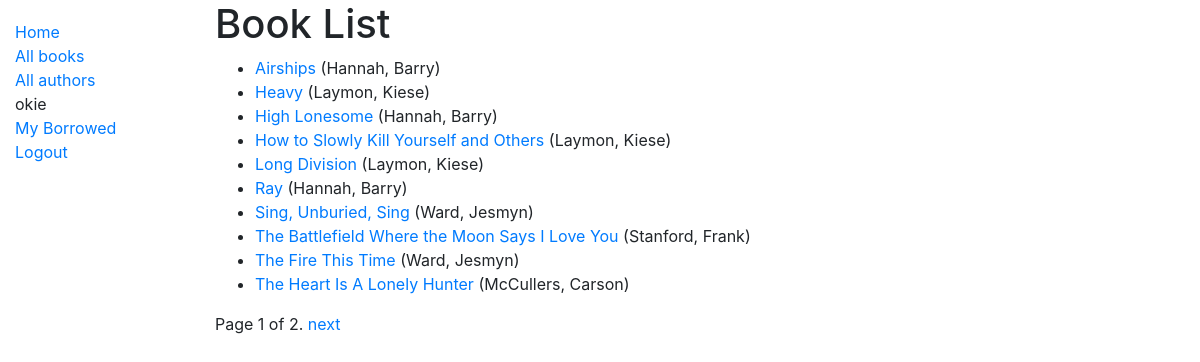
Screenshot of /catalog/books/ (signed in) with the database file from the repository.
### catalog/models.py (models this page shows, shortened)
class Book(models.Model):
	title = models.CharField(max_length=200)
	author = models.ForeignKey('Author', on_delete=models.SET_NULL, null=True)
	summary = models.TextField(max_length=1000, help_text='Enter a brief description of the book')
	isbn = models.CharField('ISBN', max_length=13, unique=True, help_text='13 character unique ISBN number')
	genre = models.ManyToManyField(Genre, help_text='Select a genre for this book')
	language = models.ForeignKey('Language', on_delete=models.SET_NULL, null=True)
	class Meta:
		ordering = ['title', 'author']
	def get_absolute_url(self):
		return reverse('book_detail', args=[str(self.id)])
	def display_genre(self):
		"""Create a string for the Genre. This is required to display genre in admin site."""
		return ', '.join(genre.name for genre in self.genre.all()[:3])
	display_genre.short_description = 'Genre'

class Author(models.Model):
	first_name = models.CharField(max_length=100)
	last_name = models.CharField(max_length=100)
	date_of_birth = models.DateField(null=True, blank=True)
	date_of_death = models.DateField('Died', null=True, blank=True)
	class Meta:
		ordering = ['last_name', 'first_name']
	def __str__(self):
		return f'{self.last_name}, {self.first_name}'

### catalog/views.py (the view)
# urls.py: path('books/', views.BookListView.as_view(), name='books'),
class BookListView(LoginRequiredMixin, generic.ListView):
	model = Book
	paginate_by = 10

### catalog/templates/catalog/book_list.html
{% extends "base_generic.html" %}
{% block content %}
	<h1>Book List</h1>
	{% if book_list %}
	<ul>
		{% for book in book_list %}
			<li>
				<a href="{{ book.get_absolute_url }}">{{ book.title }}</a> ({{book.author}})
			</li>
		{% endfor %}
	</ul>
	{% else %}
	<p>There are no books in the library.</p>
	{% endif %}
{% endblock %}

### catalog/templates/base_generic.html (shortened to what this page needs)
<!DOCTYPE html>
<html lang="en">
<head>
  	<link rel="stylesheet" href="https://stackpath.bootstrapcdn.com/bootstrap/4.1.3/css/bootstrap.min.css">
  	{% load static %}
  	<link rel="stylesheet" href="{% static 'css/styles.css' %}">
</head>
<body>
	<div class="container-fluid">
		<div class="row">
			<div class="col-sm-2">
			{% block sidebar %}
				<ul class="sidebar-nav">
					<li><a href="{% url 'index' %}">Home</a></li>
					<li><a href="{% url 'books' %}">All books</a></li>
          			<li><a href="{% url 'authors' %}">All authors</a></li>
          			{% if user.is_authenticated %}
          				<li>{{ user.get_username }}</li>
          				<li><a href="{% url 'my-borrowed' %}">My Borrowed</a></li>
          				<li><a href="{% url 'logout'%}?next={{request.path}}">Logout</a></li>
          			{% else %}
          				<li><a href="{% url 'login'%}?next={{request.path}}">Login</a></li>
          			{% endif %}
				</ul>
			{% endblock %}
			</div>
			<div class="col-sm-10 ">
				{% block content %}
				{% endblock %}
				{% block pagination %}
				    {% if is_paginated %}
				        <div class="pagination">
				            <span class="page-links">
				                <span class="page-current">
				                    Page {{ page_obj.number }} of {{ page_obj.paginator.num_pages }}.
				                </span>
				                {% if page_obj.has_next %}
				                    <a href="{{ request.path }}?page={{ page_obj.next_page_number }}">next</a>
				                {% endif %}
				            </span>
				        </div>
				    {% endif %}
				 {% endblock %}
			</div>
		</div>
	</div>
</body>
</html>

### catalog/static/css/styles.css (style rules this page uses)
.sidebar-nav { margin-top: 20px; padding: 0; list-style: none; }

### rows the page displays
Book: title "Airships", author "Hannah, Barry"
Book: title "Heavy", author "Laymon, Kiese"
Book: title "High Lonesome", author "Hannah, Barry"
Book: title "How to Slowly Kill Yourself and Others", author "Laymon, Kiese"
Book: title "Long Division", author "Laymon, Kiese"
Book: title "Ray", author "Hannah, Barry"
Book: title "Sing, Unburied, Sing", author "Ward, Jesmyn"
Book: title "The Battlefield Where the Moon Says I Love You", author "Stanford, Frank"
Book: title "The Fire This Time", author "Ward, Jesmyn"
Book: title "The Heart Is A Lonely Hunter", author "McCullers, Carson"

### other values shown
{{ user.get_username }} "okie"
{{ page_obj.number }} "1"
{{ page_obj.paginator.num_pages }} "2"
